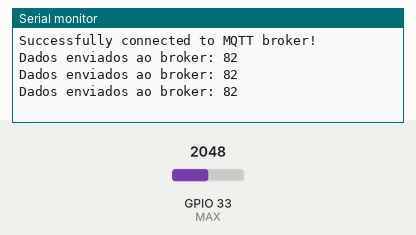
Bench run of a sketch on a simulated ESP32. Shown: the last lines printed to the serial monitor. The inputs (shaded band) are chosen by the test bench; at power-on: GPIO 33 (MAX) = 2048. WiFi joins after 1.5 s; servers stay silent unless stated; no MQTT or app messages arrive unless stated.

Above: at 3.2 s.
3.3 s: GPIO 33 (MAX) set to 2866
At 4.0 s:
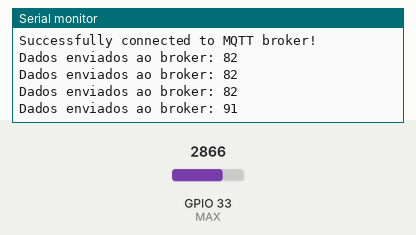
4.8 s: GPIO 33 (MAX) set to 3603
At 5.5 s:
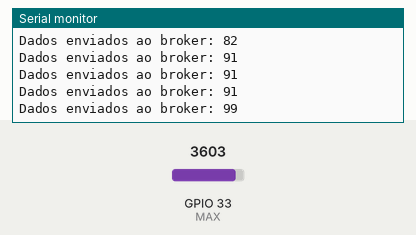
Timing chart, 0 to 7.8 s (numbered marks = the images above; inputs shaded):
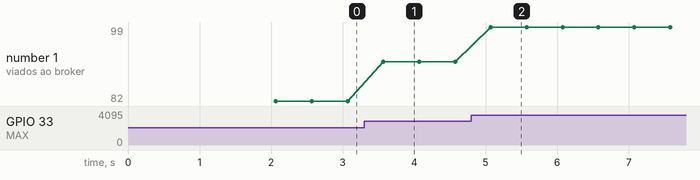

Measured:
- after the input at 3.3 s, the serial monitor: prints a new line after 0.27 s (image 1)
- after the input at 4.8 s, the serial monitor: prints a new line after 0.27 s (image 2)
- plotted number 1: 82 → 91 after the input at 3.3 s, 91 → 99 after the input at 4.8 s

The sketch:

esp32_bpm.ino
```cpp
/*
    ====================================
    The future at work - Arandu Smart-Bracelet
    ====================================
*/

// Inclusão das bibliotecas necessárias
#include <WiFi.h>           // Para conexão WiFi
#include <PubSubClient.h>   // Para comunicação MQTT

// Definição do pino do sensor
#define MAX 33  // Pino onde o sensor de batimentos cardíacos está conectado

// Configurações de rede WiFi
const char* SSID = "Wokwi-GUEST";    // Nome da rede WiFi
const char* PASSWORD = "";           // Senha da rede WiFi (vazia para Wokwi)

// Configurações do broker MQTT
const char* BROKER_MQTT = "44.223.43.74";  // Endereço IP do broker MQTT
const int BROKER_PORT = 1883;              // Porta do broker MQTT

// Tópicos MQTT e identificação
const char* TOPIC_MAX = "/TEF/bracelet001/attrs/bpm";  // Tópico para publicar BPM
const char* ID_MQTT = "aranduServer";                  // ID do cliente MQTT

// Objetos para WiFi e MQTT
WiFiClient deviceClient;        // Cliente WiFi
PubSubClient MQTT(deviceClient); // Cliente MQTT usando o cliente WiFi

// Função para inicializar a conexão WiFi
void initWiFi(){
    /* Initialize WiFi connection */
    delay(10);
    Serial.println("------ WiFi Connection ------");
    Serial.print("Connecting to network: ");
    Serial.println(SSID);
    Serial.print("Please wait");
    reconnectWiFi();  // Chama função para reconectar WiFi
}

// Função para reconectar ao WiFi se necessário
void reconnectWiFi(){
    // Verifica se já está conectado
    if (WiFi.status() == WL_CONNECTED)
        return;

    // Inicia conexão WiFi
    WiFi.begin(SSID, PASSWORD);

    // Aguarda até conectar
    while(WiFi.status() != WL_CONNECTED){
        delay(100);
        Serial.print(".");
    }

    // Exibe informações da conexão estabelecida
    Serial.println();
    Serial.println("Successfully connected!");
    Serial.print("Network: ");
    Serial.println(SSID);
    Serial.print("Obtained IP: ");
    Serial.println(WiFi.localIP());
}

// Função para configurar o cliente MQTT
void initMQTT(){
    /* Configure MQTT client settings */
    MQTT.setServer(BROKER_MQTT, BROKER_PORT);  // Define servidor e porta MQTT
}

// Função de setup (executada uma vez ao iniciar)
void setup() {
    pinMode(MAX, INPUT);     // Configura pino do sensor como entrada
    Serial.begin(115200);    // Inicia comunicação serial com baud rate 115200
    initWiFi();              // Inicializa conexão WiFi
    initMQTT();              // Inicializa cliente MQTT
    delay(500);              // Aguarda 500ms para estabilização
}

// Loop principal (executado repetidamente)
void loop() {
    checkConnections();  // Verifica e mantém conexões WiFi e MQTT
    getHearBeats();      // Lê e publica os batimentos cardíacos
    MQTT.loop();         // Mantém a comunicação MQTT ativa
    delay(500);          // Aguarda 500ms entre leituras
}

// Função para verificar e reconectar se necessário
void checkConnections(){
    /* Verify and reconnect WiFi and MQTT connections */
    if(!MQTT.connected())
        reconnectMQTT();  // Reconecta MQTT se desconectado
    reconnectWiFi();      // Verifica e reconecta WiFi se necessário
}

// Função para reconectar ao broker MQTT
void reconnectMQTT(){
    /* Reconnect to MQTT broker if connection is lost */
    while(!MQTT.connected()){
        Serial.print("* Trying to connect to MQTT Broker: ");
        Serial.println(BROKER_MQTT);

        // Tenta conectar ao broker
        if (MQTT.connect(ID_MQTT)){
            Serial.println("Successfully connected to MQTT broker!");
        } else {
            // Se falhar, aguarda antes de tentar novamente
            Serial.println("Failed to reconnect to broker.");
            Serial.println("New connection attempt in 2 seconds");
            delay(2000);
        }
    }
}

// Função para ler e publicar os batimentos cardíacos
void getHearBeats(){
    // Lê valor analógico do sensor (0-4095 para ESP32)
    int analogValue = analogRead(MAX);

    // Mapeia o valor analógico para uma faixa de BPM (60-105)
    int bpm = map(analogValue, 0, 4095, 60, 105);

    // Verifica se houve erro na leitura
    if (bpm < 0){
        Serial.println("Erro to read bpm");
    }

    // Publica o valor do BPM no broker MQTT
    MQTT.publish(TOPIC_MAX, String(bpm).c_str());

    // Exibe o valor no monitor serial
    Serial.print("Dados enviados ao broker: ");
    Serial.println(bpm);
}
```
